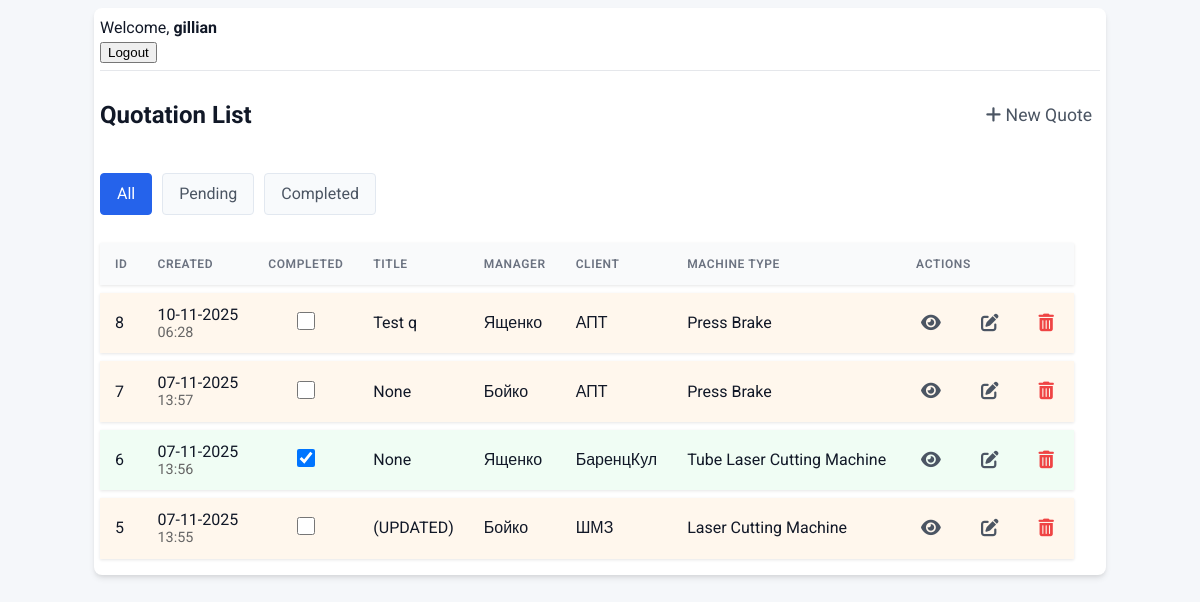
Before: / (signed in) with the older database file.
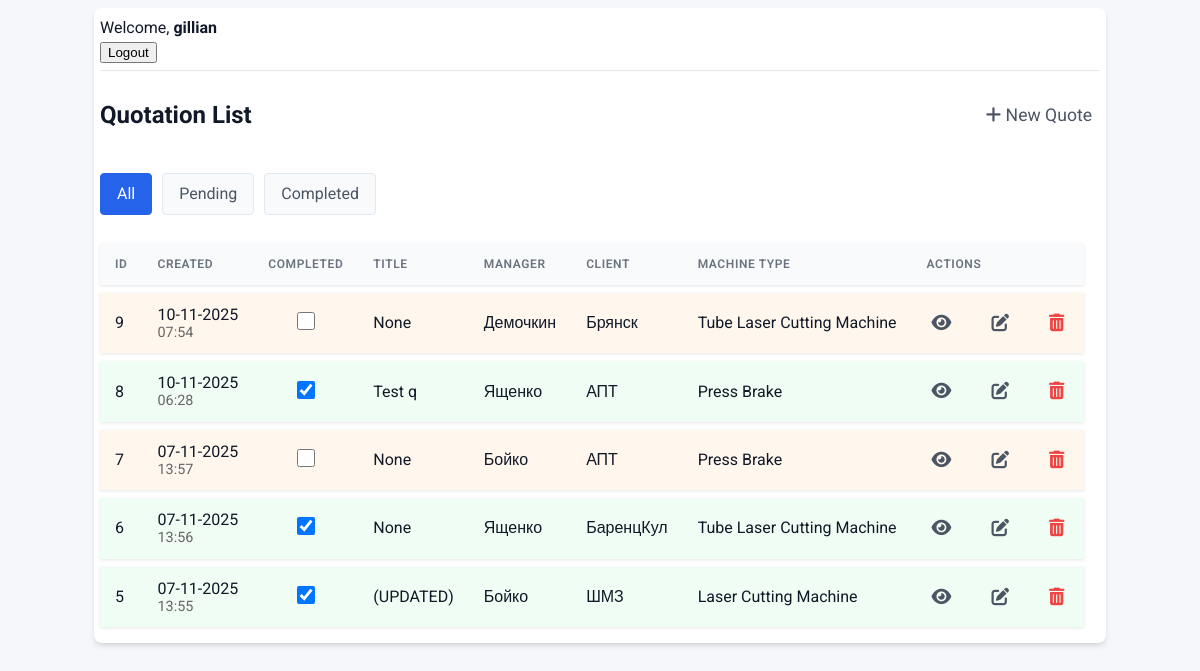
After: the same page with the newer database file.
### base/models.py (models this page shows, shortened)
class Quote(models.Model):
    title = models.CharField(max_length=200, blank=True, null=True)  # Making it nullable temporarily
    manager = models.CharField(max_length=200)
    client = models.CharField(max_length=200)
    MACHINE_CHOICES = [
        ('laser_cutting', 'Laser Cutting Machine'),
        ('press_brake', 'Press Brake'),
        ('tube_laser', 'Tube Laser Cutting Machine'),
    ]
    machine_type = models.CharField(max_length=50, choices=MACHINE_CHOICES)
    working_area = models.CharField(max_length=200, blank=True, null=True)  # e.g. "3000x1500"
    laser_source_power = models.CharField(max_length=200, blank=True, null=True)  # e.g. "3000W"
    compressor = models.BooleanField(default=False)
    stabilizer = models.BooleanField(default=False)
    bevel_laser_head = models.BooleanField(default=False)
    bending_capacity = models.CharField(max_length=200, blank=True, null=True)  # e.g. "125 t"
    working_length = models.CharField(max_length=200, blank=True, null=True)  # e.g. "3200 mm"
    CNC_CHOICES = [
        ('DA_53T', 'Delem DA-53T'),
        ('DA_69T', 'Delem DA-69T'),
        ('DA_66T', 'Delem DA-66T'),
    ]
    CNC_type = models.CharField(max_length=200, blank=True, null=True, choices=CNC_CHOICES)  # e.g. "Delem DA-53T"
    AXIS_CHOICES = [
        ('6_1', '6+1 Axis'),
        ('4_1', '4+1 Axis'),
    ]
    axis_type = models.CharField(max_length=200, blank=True, null=True, choices=AXIS_CHOICES)  # e.g. "6+1 Axis"
    tube_length = models.CharField(max_length=200, blank=True, null=True)  # e.g. "6000 mm"
    tube_diameter = models.CharField(max_length=200, blank=True, null=True)  # e.g. "300 mm"
    length_of_unloading_table = models.CharField(max_length=200, blank=True, null=True)  # e.g. "3000 mm"
    LOADING_CHOICES = [
       ('automatic', 'Automatic'),
       ('semi_automatic', 'Semi-Automatic'),
       ('manual', 'Manual'),
   ]
    loading_type = models.CharField(max_length=20, choices=LOADING_CHOICES, blank=True)
    two_chucks = models.BooleanField(default=False)
    three_chucks = models.BooleanField(default=False)
    completed = models.BooleanField(default=False)
    additional_requirements = models.TextField(blank=True, null=True)
    attachment = models.FileField(upload_to='quote_attachments/%Y/%m/%d/', blank=True, null=True)
    created_at = models.DateTimeField(auto_now_add=True)
    updated_at = models.DateTimeField(auto_now=True)

### base/views.py (the view)
# urls.py: path('', QuoteList.as_view(), name='quotes'),
class QuoteList(LoginRequiredMixin, ListView):
    model = Quote
    context_object_name = 'quotes'
    template_name = 'base/quote_list.html'
    def get_queryset(self):
        queryset = super().get_queryset()
        status = self.request.GET.get('status', 'all')
        if status == 'pending':
            return queryset.filter(completed=False).order_by('-created_at')
        elif status == 'completed':
            return queryset.filter(completed=True).order_by('-created_at')
        else:
            return queryset.order_by('-created_at')
    def get_context_data(self, **kwargs):
        context = super().get_context_data(**kwargs)
        context['current_status'] = self.request.GET.get('status', 'all')
        return context

### base/templates/base/quote_list.html (shortened to what this page needs)
{% extends 'base/main.html' %}
{% block content %}
    <div class="auth-section">
  {% if request.user.is_authenticated %}
    <div>Welcome, <strong>{{ request.user }}</strong></div>
    <form action="{% url 'logout' %}" method="post">
      <button type="submit">Logout</button>
    </form>
  {% else %}
    <a href="{% url 'login' %}" class="btn">Login</a>
  {% endif %}
</div>
<hr>
<div class="header-container">
    <h2>Quotation List</h2>
    <a href="{% url 'quote-create' %}" class="action-link">
        <i class="fas fa-plus"></i> New Quote
    </a>
</div>
<link rel="stylesheet" href="https://cdnjs.cloudflare.com/ajax/libs/font-awesome/6.0.0-beta3/css/all.min.css">
<div class="status-filters">
    <a href="?status=all" class="status-btn {% if current_status == 'all' %}active{% endif %}">
        All
    </a>
    <a href="?status=pending" class="status-btn {% if current_status == 'pending' %}active{% endif %}">
        Pending
    </a>
    <a href="?status=completed" class="status-btn {% if current_status == 'completed' %}active{% endif %}">
        Completed
    </a>
</div>
<table>
  <tr>
    <th>ID</th>
    <th>Created</th>
    <th>Completed</th>
    <th>Title</th>
    <th>Manager</th>
    <th>Client</th>
    <th>Machine Type</th>
    <th colspan="3">Actions</th>
  </tr>
  {% for quote in quotes %}
  <tr class="{% if quote.completed %}row-completed{% else %}row-pending{% endif %}">
    <td>{{ quote.id }}</td>
    <td>
        <div style="line-height: 1.2;">
            <div>{{ quote.created_at|date:"d-m-Y" }}</div>
            <div style="font-size: 0.9em; color: #666;">{{ quote.created_at|time:"H:i" }}</div>
        </div>
    </td>
    <td style="text-align: center;">
        <form method="post" action="{% url 'quote-toggle-complete' quote.id %}" class="toggle-form" style="display: inline-block; margin: 0;">
            <input type="checkbox" name="completed"
                   onchange="this.form.submit()"
                   {% if quote.completed %}checked{% endif %}
                   class="status-checkbox">
        </form>
    </td>
    <td>{{ quote.title }}</td>
    <td>{{ quote.manager }}</td>
    <td>{{ quote.client }}</td>
    <td>{{ quote.get_machine_type_display }}</td>
    <td class="action-cell">
        <a href="{% url 'quote' quote.id %}" title="View" class="action-link">
            <i class="fas fa-eye"></i>
        </a>
    </td>
    <td class="action-cell">
        <a href="{% url 'quote-update' quote.id %}" title="Edit" class="action-link">
            <i class="fas fa-edit"></i>
        </a>
    </td>
    <td class="action-cell">
        <a href="{% url 'quote-delete' quote.id %}" title="Delete" class="action-link text-danger">
            <i class="fas fa-trash-alt"></i>
        </a>
    </td>
  </tr>
  {% empty %}
  <tr>
    <td colspan="5">No quotes found.</td>
  </tr>
  {% endfor %}
</table>
{% endblock %}

Changed rows visible on the page:
added Quote: id "9", created_at "10-11-2025", created_at "07:54", title "None", manager "Демочкин", client "Брянск", machine_type "Tube Laser Cutting Machine"
changed Quote "Test q": completed "☐" → "☑"
changed Quote "(UPDATED)": completed "☐" → "☑"
